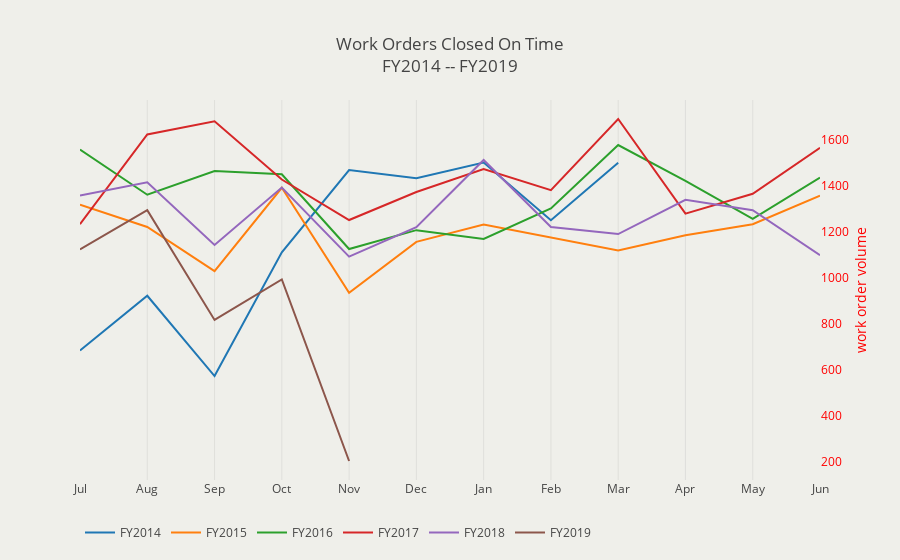

Notebook code for this chart:
### Code cell
# xaxis set month
# plot pct on time, number on time, total volume for fiscal year 
traces = []
red_colors = ['#ff1a1a','#ff4d4d','#ff8080','#cc0000',
           '#ffe6e6','#b30000','#660000']
for year in  closed_workorders_dfs.keys():
    traces.append(
        go.Scatter(
            x = [month.strftime('%b') for month in closed_workorders_dfs[2015].resample('M')['wo_id'].count().index],
            y = [value for value in closed_workorders_dfs[year].resample('M')['wo_id'].count()],
            mode = 'lines',
            name = 'FY{}'.format(year),
            line = {'width': 2},
            yaxis = 'y2'),
                )

layout = go.Layout(
    hovermode = 'closest',
    legend = {'orientation': 'h'},
    title ='Work Orders Closed On Time<br>FY{} -- FY{}'.format(min([year for year in closed_workorders_dfs.keys()]),max([year for year in closed_workorders_dfs.keys()])),
        yaxis = dict(title='work orders closed<br> on time (monthly)',
                   showgrid = False,
                   titlefont = dict(color = '#3c5a89'),
                   tickfont = dict(color = '#3c5a89')),
    
        yaxis2=dict(title='work order volume',
                    showgrid = False,
                    titlefont=dict(color='red'),
                    tickfont=dict(color='red'),
                    overlaying='y',
                    side='right'),
        plot_bgcolor = '#efefea',
        paper_bgcolor = '#efefea'
                    )
fig = {'data':traces,'layout':layout}
pyo.iplot(fig)

### Figure 1 — Plotly figure (JSON) as saved in the notebook; plotly's stock layout.template omitted (floating-point values rounded to 4 significant figures)
{"data": [{"line": {"width": 2}, "mode": "lines", "name": "FY2014", "type": "scatter", "uid": "b3503117-33ce-450e-acae-ccbac70782f6", "x": ["Jul", "Aug", "Sep", "Oct", "Nov", "Dec", "Jan", "Feb", "Mar", "Apr", "May", "Jun"], "y": [685, 923, 574, 1112, 1469, 1434, 1502, 1251, 1501], "yaxis": "y2"}, {"line": {"width": 2}, "mode": "lines", "name": "FY2015", "type": "scatter", "uid": "c5f4d48e-cf38-470f-b699-dad465d65c70", "x": ["Jul", "Aug", "Sep", "Oct", "Nov", "Dec", "Jan", "Feb", "Mar", "Apr", "May", "Jun"], "y": [1319, 1222, 1030, 1392, 936, 1157, 1232, 1177, 1120, 1186, 1234, 1358], "yaxis": "y2"}, {"line": {"width": 2}, "mode": "lines", "name": "FY2016", "type": "scatter", "uid": "55c5de4f-5849-4c39-aa0a-3690e09ccf87", "x": ["Jul", "Aug", "Sep", "Oct", "Nov", "Dec", "Jan", "Feb", "Mar", "Apr", "May", "Jun"], "y": [1558, 1362, 1465, 1451, 1126, 1208, 1170, 1302, 1578, 1422, 1257, 1436], "yaxis": "y2"}, {"line": {"width": 2}, "mode": "lines", "name": "FY2017", "type": "scatter", "uid": "e5761f97-4e9b-4738-b408-4b0f3c57149f", "x": ["Jul", "Aug", "Sep", "Oct", "Nov", "Dec", "Jan", "Feb", "Mar", "Apr", "May", "Jun"], "y": [1234, 1624, 1681, 1428, 1252, 1374, 1473, 1382, 1691, 1280, 1366, 1566], "yaxis": "y2"}, {"line": {"width": 2}, "mode": "lines", "name": "FY2018", "type": "scatter", "uid": "ca198b86-d34b-49ad-99e6-926e1df689c8", "x": ["Jul", "Aug", "Sep", "Oct", "Nov", "Dec", "Jan", "Feb", "Mar", "Apr", "May", "Jun"], "y": [1359, 1416, 1144, 1393, 1093, 1221, 1513, 1222, 1191, 1340, 1295, 1099], "yaxis": "y2"}, {"line": {"width": 2}, "mode": "lines", "name": "FY2019", "type": "scatter", "uid": "4ad79954-11a4-4db5-bf37-5a8ab9113d2e", "x": ["Jul", "Aug", "Sep", "Oct", "Nov", "Dec", "Jan", "Feb", "Mar", "Apr", "May", "Jun"], "y": [1124, 1295, 818, 994, 205], "yaxis": "y2"}], "layout": {"hovermode": "closest", "legend": {"orientation": "h"}, "paper_bgcolor": "#efefea", "plot_bgcolor": "#efefea", "title": "Work Orders Closed On Time<br>FY2014 -- FY2019", "yaxis": {"showgrid": false, "tickfont": {"color": "#3c5a89"}, "title": "work orders closed<br> on time (monthly)", "titlefont": {"color": "#3c5a89"}}, "yaxis2": {"overlaying": "y", "showgrid": false, "side": "right", "tickfont": {"color": "red"}, "title": "work order volume", "titlefont": {"color": "red"}}}}
